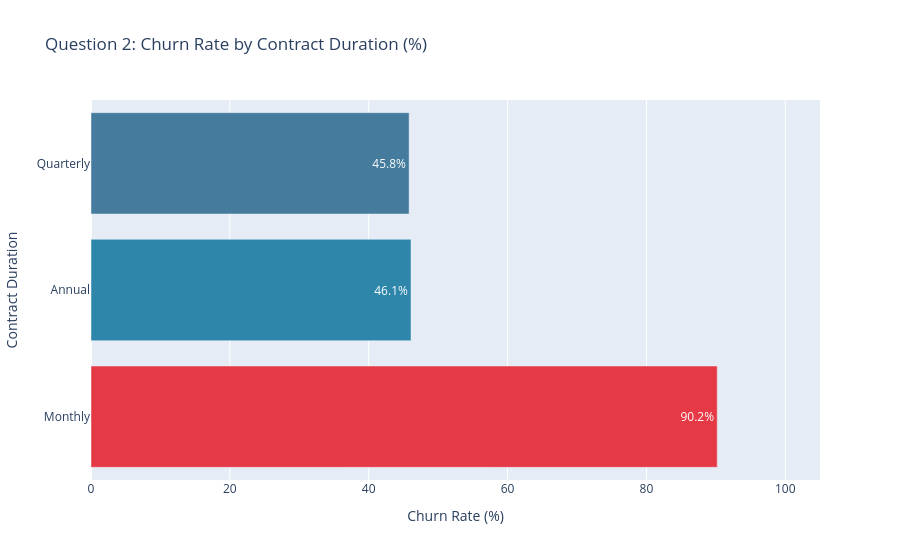

The notebook cell this image was saved under:
### Code cell
plot_q2(second_question).show()

### Figure 1 — Plotly figure (JSON) as saved in the notebook; plotly's stock layout.template omitted (floating-point values rounded to 4 significant figures)
{"data": [{"hovertemplate": "Contract Length=%{y}<br>churn_pct=%{x}<br>text=%{text}<extra></extra>", "legendgroup": "Quarterly", "marker": {"color": "#457B9D", "pattern": {"shape": ""}}, "name": "Quarterly", "orientation": "h", "showlegend": true, "text": ["45.8%"], "textposition": "auto", "type": "bar", "x": [45.82], "xaxis": "x", "y": ["Quarterly"], "yaxis": "y"}, {"hovertemplate": "Contract Length=%{y}<br>churn_pct=%{x}<br>text=%{text}<extra></extra>", "legendgroup": "Annual", "marker": {"color": "#2E86AB", "pattern": {"shape": ""}}, "name": "Annual", "orientation": "h", "showlegend": true, "text": ["46.1%"], "textposition": "auto", "type": "bar", "x": [46.09], "xaxis": "x", "y": ["Annual"], "yaxis": "y"}, {"hovertemplate": "Contract Length=%{y}<br>churn_pct=%{x}<br>text=%{text}<extra></extra>", "legendgroup": "Monthly", "marker": {"color": "#E63946", "pattern": {"shape": ""}}, "name": "Monthly", "orientation": "h", "showlegend": true, "text": ["90.2%"], "textposition": "auto", "type": "bar", "x": [90.2], "xaxis": "x", "y": ["Monthly"], "yaxis": "y"}], "layout": {"barmode": "relative", "legend": {"title": {"text": "Contract Length"}, "tracegroupgap": 0}, "showlegend": false, "title": {"text": "Question 2: Churn Rate by Contract Duration (%)"}, "xaxis": {"anchor": "y", "domain": [0, 1], "range": [0, 105], "title": {"text": "Churn Rate (%)"}}, "yaxis": {"anchor": "x", "categoryarray": ["Monthly", "Annual", "Quarterly"], "categoryorder": "array", "domain": [0, 1], "title": {"text": "Contract Duration"}}}}
